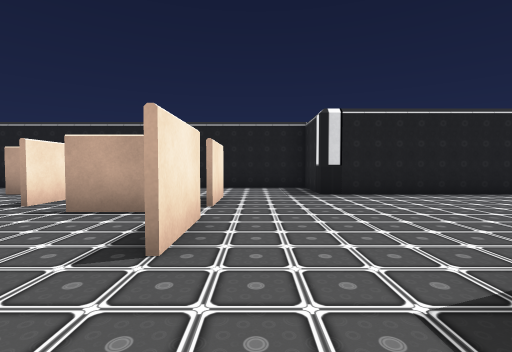
View 1 (above)

14 first-person views from a walk through a 3-D level made in the Unity game engine. The camera is 1.3 m above the floor, tilts 2° down and sees 85° across. The floor is counted in squares, 2 m on a side. Each view is taken from the middle of a square. On the plan, view 1 faces up. The plan holds only what a view shows up to about 9 squares ahead; the rest is blank. The player is left out. Some animated figures are not drawn. Door leaves are left out, so doorways stand open. Some surface patterns are stand-ins.

View 2
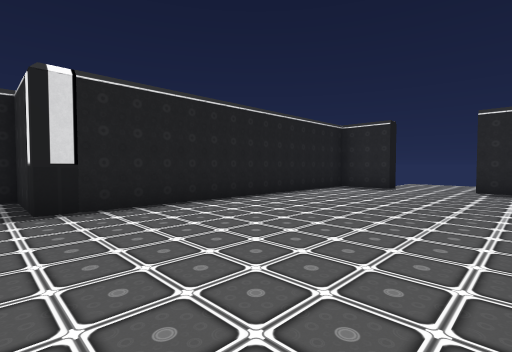

View 3
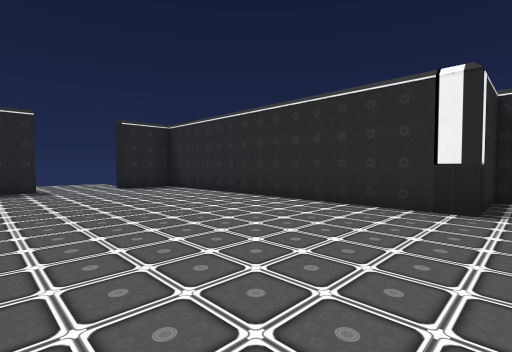

View 4
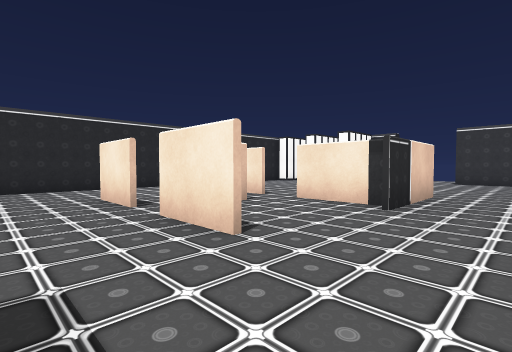

View 5
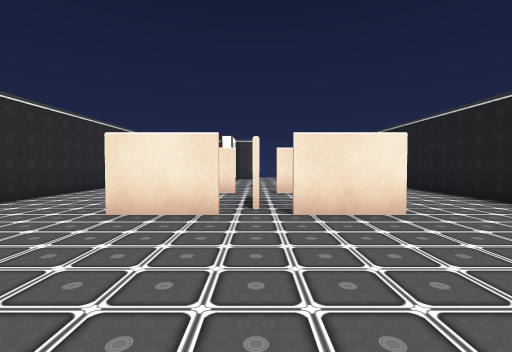

View 6
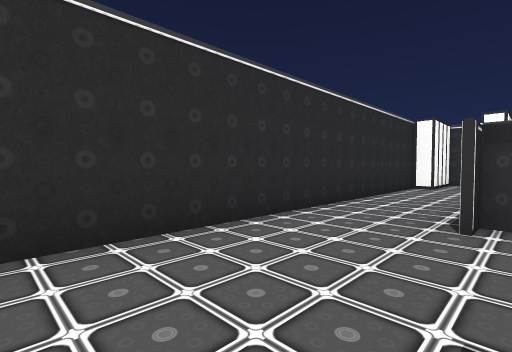

View 7
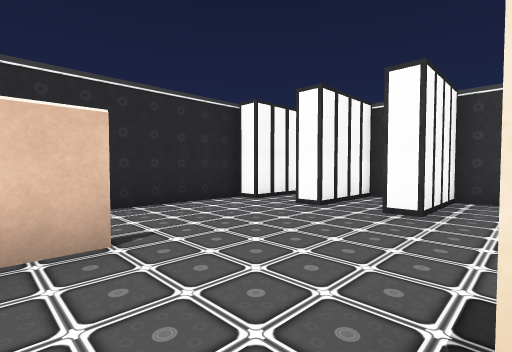

View 8
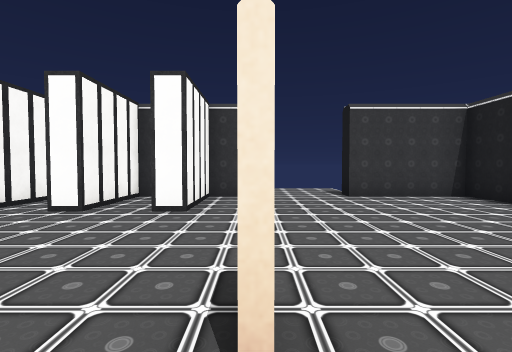

View 9
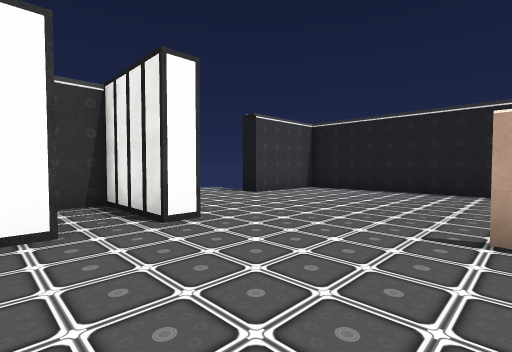

View 10
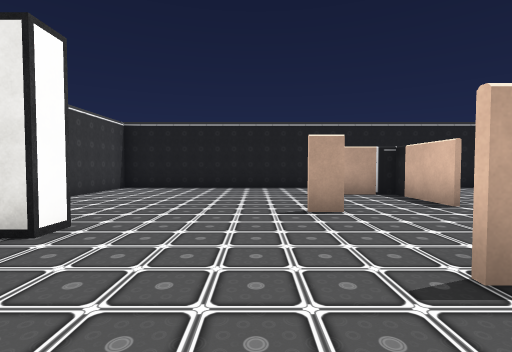

View 11
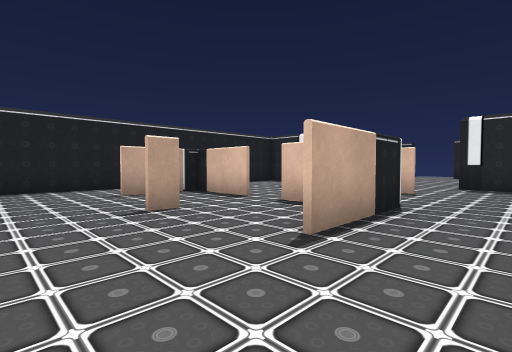

View 12
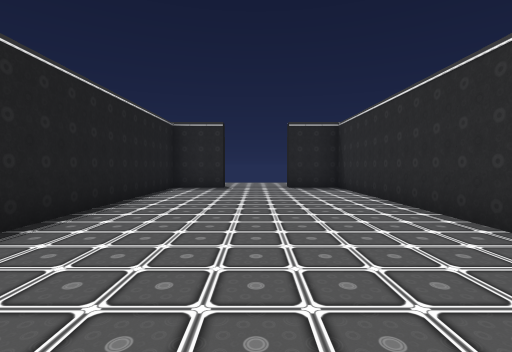

View 13
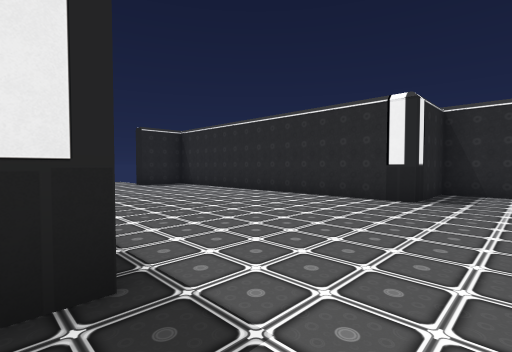

View 14
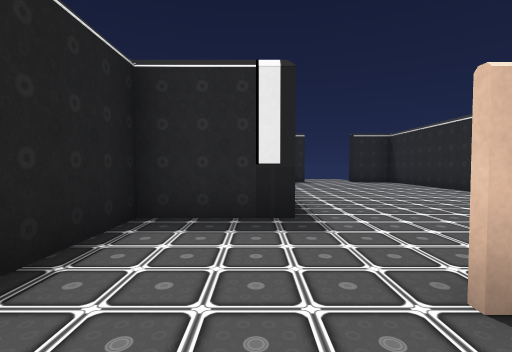

### Floor plan
Points are (right, up) in squares from view 1. A wall is a line through its corners. A room is listed if a view was taken in it or the views show most of it. See-through windows are left out.
Room 1 (views 1, 2, 3, 4, 5, 6, 12, 13, 14)
walls: (-0.7, 3.6) (-0.7, 2); (-0.7, 6.1) (-0.7, 4.5); (-0.5, -0.5) (1.5, -0.5) (1.5, 1.5) (9.5, 1.5) (9.5, 3); (9.5, 5) (9.5, 6.5) (1.5, 6.5) (1.5, 8.5) (-3.5, 8.5)
ways out: opening at (-4.5, 7.5) to room 2; opening at (-1, 0.5) to room 3; opening at (-3, 5) to room 4; open door at (10, 4)
Room 2 (views 7, 8, 9, 10, 11)
walls: (-5.6, 3.9) (-6.3, 3.9); (-5.9, 1.5) (-5, 1.5); (-3.8, 4.5) (-3.8, 6.5) (-5.8, 6.5) (-3.3, 6.5); (-3.8, 2.9) (-3.8, 3.5); (-11, 3.6) (-11, 1.5); (-3.1, 1.5) (-5.8, 1.5); (-9, -0.5) (-3.5, -0.5); (-3.5, 8.5) (-11, 8.5) (-11, 6)
ways out: opening at (-4.5, 7.5) to room 1; opening at (-4.5, 0.5) to room 3; opening at (-4, 4) to room 4; open door at (-11, 4.5)
objects: other object (-11, 0); server (-11, 1); server (-11, 3); server (-10, 0); server (-10, 1); server (-10, 3); server (-9, 0); server (-9, 1); server (-9, 3)
Room 3 (no view inside)
walls: (-3.5, -0.5) (-0.5, -0.5); (-1.5, 3.9) (-2.8, 3.9)
ways out: opening at (-1, 0.5) to room 1; opening at (-4.5, 0.5) to room 2; opening at (-3, 2.5) to room 4
Room 4 (no view inside)
walls: (-3.7, 3.5) (-3.7, 1.5) (-3.3, 1.5); (-3.7, 6.2) (-3.7, 4.5)
ways out: opening at (-3, 5) to room 1; opening at (-4, 4) to room 2; opening at (-3, 2.5) to room 3

Positions as (right, up) in squares from view 1, and headings:
1: (0, 0), facing up
2: (1, 2), facing up-right
3: (1, 6), facing down-right
4: (1, 8), facing down-left
5: (3, 4), facing left
6: (0, 2), facing down-left
7: (-5, 4), facing down-left
8: (-5, 4), facing left
9: (-6, 1), facing up-left
10: (-7, 0), facing up
11: (-8, 0), facing up-right
12: (1, 4), facing right
13: (0, 7), facing down-right
14: (-2, 7), facing right
